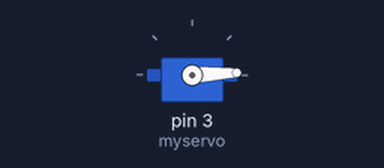
Simulated run of this sketch. Board: Arduino Uno, built with avr-gcc and run on an emulated ATmega328P. Parts: servo.

Above: at 0.05 s.
At 0.9 s:
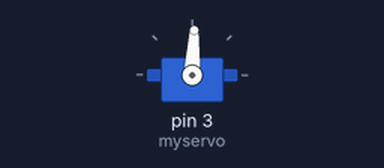
At 1.75 s:
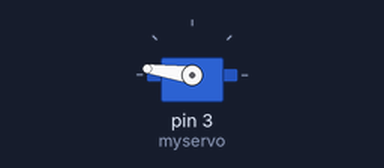
At 3.45 s:
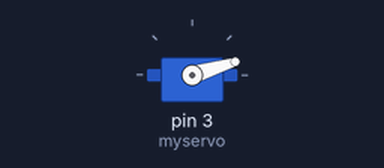
Timing chart, 0 to 8.3 s (numbered marks = the images above):
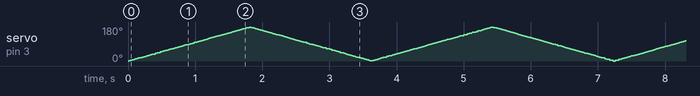

The sketch:

sketch_feb21aserv.ino
```cpp
#include <Servo.h>

int ledPin1 = 3;
int counter = 0;

long prevMillis = 0;
int interval = 10;

boolean flipFlop = false;

Servo myservo;

void setup() {
  // put your setup code here, to run once:
//pinMode(ledPin1, OUTPUT);
myservo.attach(3);
}


void loop() {
  // put your main code here, to run repeatedly:

  //counter = counter + 1;

  myservo.write(counter);

  if (millis() - prevMillis >= interval){
    prevMillis = millis();

    if (flipFlop == false){
      counter = counter+1;
    }
    else if (flipFlop == true){
      counter = counter-1;
    }
  }

    if (counter >= 180){
        flipFlop = true;
      }
    if (counter <= 0){
       flipFlop = false;
    }

  }


//  if(counter>= 255){
//  counter = counter-1;
//  }
//  delay(100);
//  Serial.println(counter);
```
